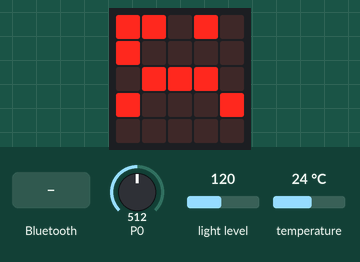
Bench run of a program on a simulated BBC micro:bit (MakeCode). On the bench: the board's 5×5 LED display. Inputs (shaded band) come from the test bench; at power-on: temperature 24 °C, P0 = 512, light level 120 (analog values on the 0–1023 scale).

Above: at 1.2 s.
1.3 s: temperature set to 33 °C
At 6.6 s:
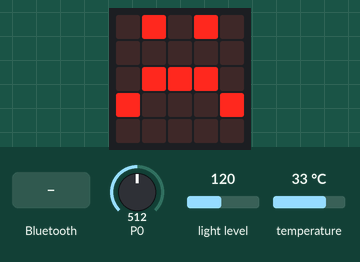
6.9 s: a phone connects over Bluetooth
At 11.5 s:
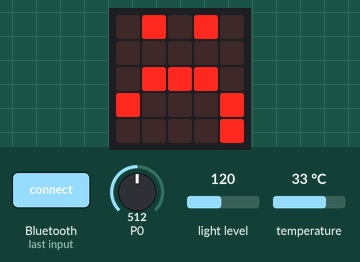
12.3 s: temperature set to 12 °C
At 17.4 s:
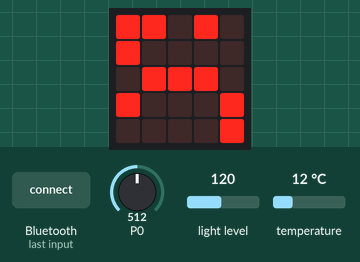
17.7 s: P0 set to 633
22.8 s: P0 set to 661
At 28.3 s:
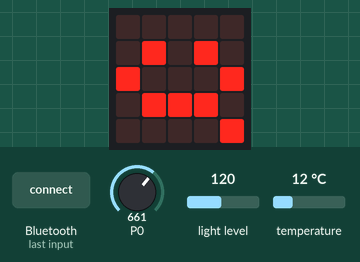
28.6 s: light level set to 6
33.7 s: light level set to 3
At 38.3 s:
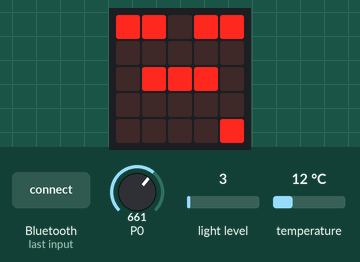
Timing chart, 0 to 39.8 s (numbered marks = the images above; inputs shaded):
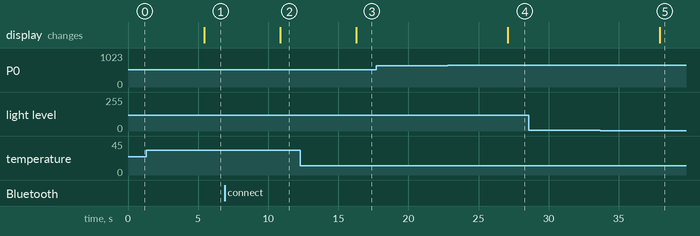

The program:

main.ts
```typescript
function controlConectado () {
    if (Temperatura > 30) {
        basic.showLeds(`
            . # . # .
            . . . . .
            . # # # .
            # . . . #
            . . . . #
            `)
    } else if (Humedad < 650) {
        basic.showLeds(`
            # # . # .
            # . . . .
            . # # # .
            # . . . #
            . . . . #
            `)
    } else if (Luminosidad < 5) {
        basic.showLeds(`
            # # . # #
            . . . . .
            . # # # .
            . . . . .
            . . . . #
            `)
    } else {
        basic.showLeds(`
            . . . . .
            . # . # .
            # . . . #
            . # # # .
            . . . . #
            `)
    }
}
bluetooth.onBluetoothConnected(function () {
    conectado = 1
})
bluetooth.onBluetoothDisconnected(function () {
    conectado = 0
})
function controlDesconectado () {
    if (Temperatura > 30) {
        basic.showLeds(`
            . # . # .
            . . . . .
            . # # # .
            # . . . #
            . . . . .
            `)
    } else if (Humedad < 650) {
        basic.showLeds(`
            # # . # .
            # . . . .
            . # # # .
            # . . . #
            . . . . .
            `)
    } else if (Luminosidad < 5) {
        basic.showLeds(`
            # # . # #
            . . . . .
            . # # # .
            . . . . .
            . . . . .
            `)
    } else {
        basic.showLeds(`
            . . . . .
            . # . # .
            # . . . #
            . # # # .
            . . . . .
            `)
    }
}
let conectado = 0
let Luminosidad = 0
let Humedad = 0
let Temperatura = 0
bluetooth.startTemperatureService()
bluetooth.startIOPinService()
basic.forever(function () {
    Temperatura = input.temperature()
    Humedad = pins.analogReadPin(AnalogPin.P0)
    Luminosidad = input.lightLevel()
    if (conectado == 1) {
        controlConectado()
    } else {
        controlDesconectado()
    }
    basic.pause(5000)
})
```

test.ts
```typescript
// aquí va el archivo "tests"; esto no se compilará cuando este paquete se utilice como una extensión.
```

Measured:
- the behaviour switches between 649 and 650 on P0 (found by bisection; images 3 and 4)
- the behaviour switches between 5 and 4 on light level (found by bisection; images 4 and 5)
- after the input at 1.3 s, the display: changes after 4.1 s (image 1)
- after the input at 6.9 s, the display: changes after 3.9 s (image 2)
- after the input at 12.3 s, the display: changes after 4.0 s (image 3)
- after the input at 17.7 s, every drawn part: stays the same
- after the input at 22.8 s, the display: changes after 4.3 s (image 4)
- after the input at 28.6 s, every drawn part: stays the same
- after the input at 33.7 s, the display: changes after 4.2 s (image 5)
